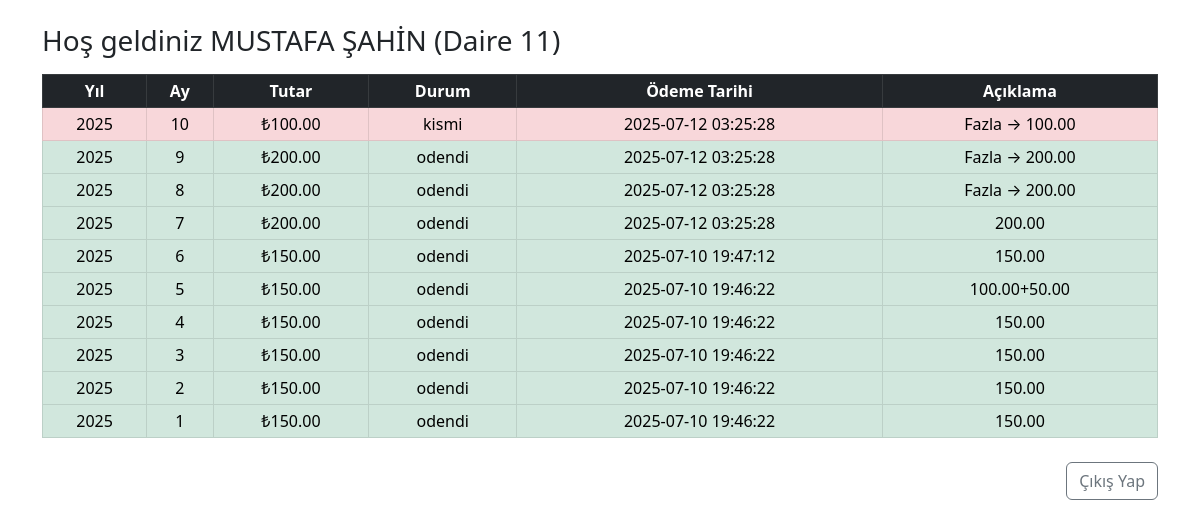
/panel (signed in), run on the app's committed database.
### tables this page shows
CREATE TABLE users (
    user_id INTEGER PRIMARY KEY AUTOINCREMENT,
    ad_soyad TEXT NOT NULL,
    daire_no TEXT NOT NULL,
    telefon TEXT,
    sifre TEXT NOT NULL,
    rol TEXT CHECK(rol IN ('yonetici', 'sakin')) NOT NULL
);

CREATE TABLE "aidatlar" (
  id INTEGER PRIMARY KEY AUTOINCREMENT,
  aidat_id INTEGER UNIQUE,
  user_id INTEGER,
  tarih TEXT,
  tutar REAL,
  durum TEXT,
  aciklama TEXT,
  yil INTEGER,
  ay INTEGER
);

### app.py (the view, shortened to what this page needs)
@app.route('/panel')
def panel():
    if 'rol' not in session:
        return redirect('/')
    conn = db_connect()
    cur = conn.cursor()
    user_id = session['user_id']
    cur.execute("SELECT ad_soyad, daire_no FROM users WHERE user_id=?", (user_id,))
    kisi = cur.fetchone()
    cur.execute("""
    SELECT tutar, yil, ay, tarih, durum, aciklama
    FROM aidatlar
    WHERE user_id=?
    ORDER BY yil DESC, ay DESC
    """, (user_id,))
    aidatlar = cur.fetchall()
    for r in aidatlar:
        print("Yıl:", r["yil"], "Ay:", r["ay"])
    conn.close()
    toplam_odeme = sum(r["tutar"] for r in aidatlar if r["durum"] == "odendi")
    toplam_borc = sum(r["tutar"] for r in aidatlar if r["durum"] != "odendi")
    return render_template("panel_sakin.html",
        kisi=kisi,
        aidatlar=aidatlar,
        toplam_odeme=toplam_odeme,
        toplam_borc=toplam_borc
    )

### app.py (called while the page is built)
def db_connect():
    conn = sqlite3.connect("apartman.db")
    conn.row_factory = sqlite3.Row
    print("Row factory def içindeki:", conn.row_factory)
    return conn

### templates/panel_sakin.html (shortened to what this page needs)
<!doctype html>
<html lang="tr">
<head>
  <link href="https://cdn.jsdelivr.net/npm/bootstrap@5.3.0/dist/css/bootstrap.min.css" rel="stylesheet">
</head>
<body class="container mt-4">
  <h3 class="mb-3">Hoş geldiniz {{ kisi['ad_soyad'] }} (Daire {{ kisi['daire_no'] }})</h3>
  <table class="table table-bordered table-sm text-center">
    <thead class="table-dark">
      <tr>
        <th>Yıl</th>
        <th>Ay</th>
        <th>Tutar</th>
        <th>Durum</th>
        <th>Ödeme Tarihi</th>
        <th>Açıklama</th>
      </tr>
    </thead>
    <tbody>
      {% for r in aidatlar %}
        <tr class="{% if r.durum == 'odendi' %}table-success{% else %}table-danger{% endif %}">
          <td>{{ r.yil }}</td>
          <td>{{ r.ay }}</td>
          <td>₺{{ '%.2f' | format(r.tutar) }}</td>
          <td>{{ r.durum }}</td>
          <td>{{ r.tarih or '-' }}</td>
          <td>{{ r.aciklama or '-' }}</td>
        </tr>
      {% endfor %}
    </tbody>
  </table>
  <div class="text-end mt-4">
    <a href="/cikis" class="btn btn-outline-secondary">Çıkış Yap</a>
  </div>
</body>
</html>

### data on the page
users: ad_soyad "MUSTAFA ŞAHİN", daire_no "11"
aidatlar: yil "2025", ay "10", tutar "100.00", durum "kismi", tarih "2025-07-12 03:25:28", aciklama "Fazla → 100.00"
aidatlar: yil "2025", ay "9", tutar "200.00", durum "odendi", tarih "2025-07-12 03:25:28", aciklama "Fazla → 200.00"
aidatlar: yil "2025", ay "8", tutar "200.00", durum "odendi", tarih "2025-07-12 03:25:28", aciklama "Fazla → 200.00"
aidatlar: yil "2025", ay "7", tutar "200.00", durum "odendi", tarih "2025-07-12 03:25:28", aciklama "200.00"
aidatlar: yil "2025", ay "6", tutar "150.00", durum "odendi", tarih "2025-07-10 19:47:12", aciklama "150.00"
aidatlar: yil "2025", ay "5", tutar "150.00", durum "odendi", tarih "2025-07-10 19:46:22", aciklama "100.00+50.00"
aidatlar: yil "2025", ay "4", tutar "150.00", durum "odendi", tarih "2025-07-10 19:46:22", aciklama "150.00"
aidatlar: yil "2025", ay "3", tutar "150.00", durum "odendi", tarih "2025-07-10 19:46:22", aciklama "150.00"
aidatlar: yil "2025", ay "2", tutar "150.00", durum "odendi", tarih "2025-07-10 19:46:22", aciklama "150.00"
aidatlar: yil "2025", ay "1", tutar "150.00", durum "odendi", tarih "2025-07-10 19:46:22", aciklama "150.00"
